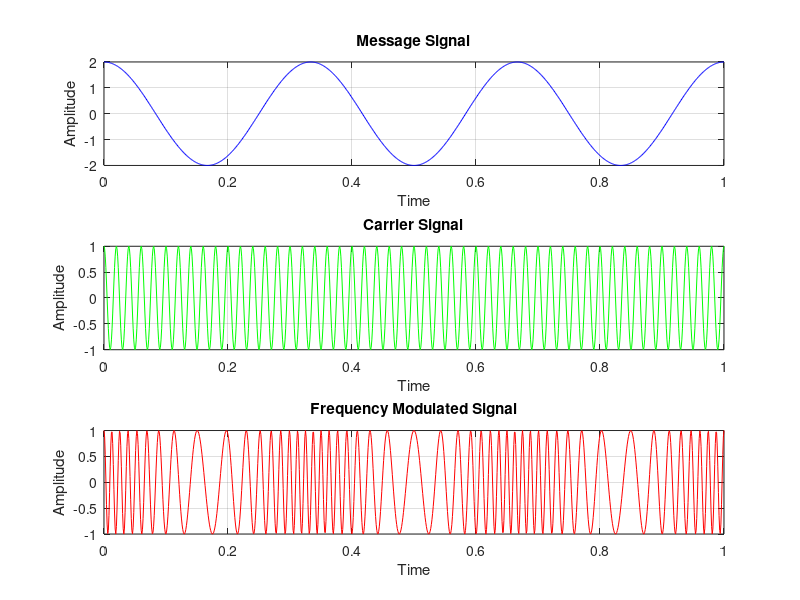

Write MATLAB code to recreate this figure.
% Clear the workspace
clc;
clearvars;


% Define Time Vector

time = 0:0.001:1;


% Genrrating Message Signal

message_amplitude = 2;
message_frequency = 3;

message_signal = message_amplitude .* cos(2 * pi * message_frequency * time);


% Generating Carrier Signal

carrier_amplitude = 1;
carrier_frequency = 50;

carrier_signal = carrier_amplitude .* cos(2 * pi * carrier_frequency * time);


% Generating Frequency Modulated Signal

modulation_index = 10;

modulated_signal = carrier_amplitude .* cos(2 * pi * carrier_frequency * time + modulation_index .* sin(2 * pi * message_frequency * time))


% Plot All Signal

subplot(3, 1, 1);
plot(time, message_signal, 'b');
title('Message Signal');
xlabel('Time');
ylabel('Amplitude');
xlim([0, 1]);
grid on;

subplot(3, 1, 2);
plot(time, carrier_signal, 'g');
title('Carrier Signal');
xlabel('Time');
ylabel('Amplitude');
xlim([0, 1]);
grid on;

subplot(3, 1, 3);
plot(time, modulated_signal, 'r');
title('Frequency Modulated Signal');
xlabel('Time');
ylabel('Amplitude');
xlim([0, 1]);
grid on;





